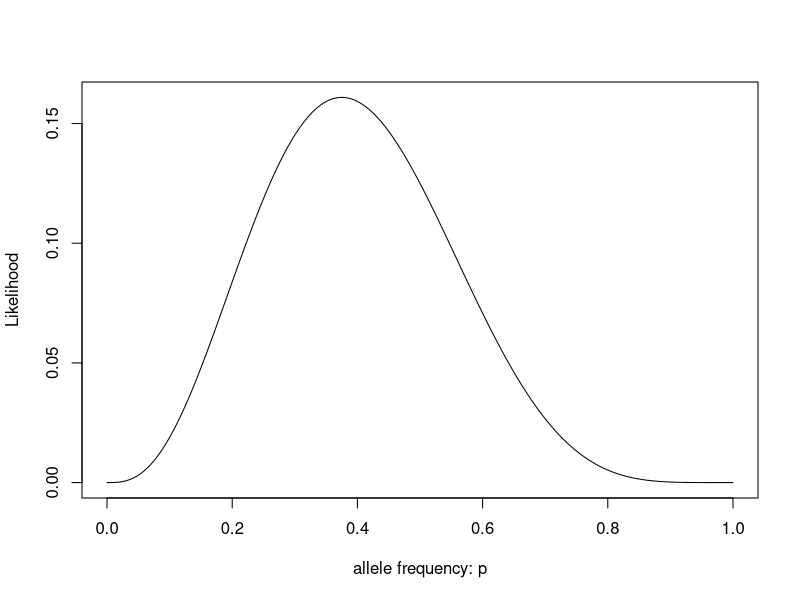

Generate this figure with R:
## ---- chunk 1
#first create a function to compute the likelihood for a given p
lik.func <- function(p) {
  32 * p ^ 3 * (1-p) ^ 5
}

#test it.  It should give the same output as above
lik.func(p=0.4)

#create a range of values for p
p <- seq(from=0, to = 1, by = 0.001)
L <- lik.func(p)

plot(x=p,y=L,type="l",ylab="Likelihood", xlab = "allele frequency: p")

#the maximum likelihood is at an allele frequency of
p[L==max(L)]

#Note: R contains built-in functions to find the minimum or maximum of a function
#So we could have written:

optimize(lik.func,interval=c(0,1),maximum=TRUE)
